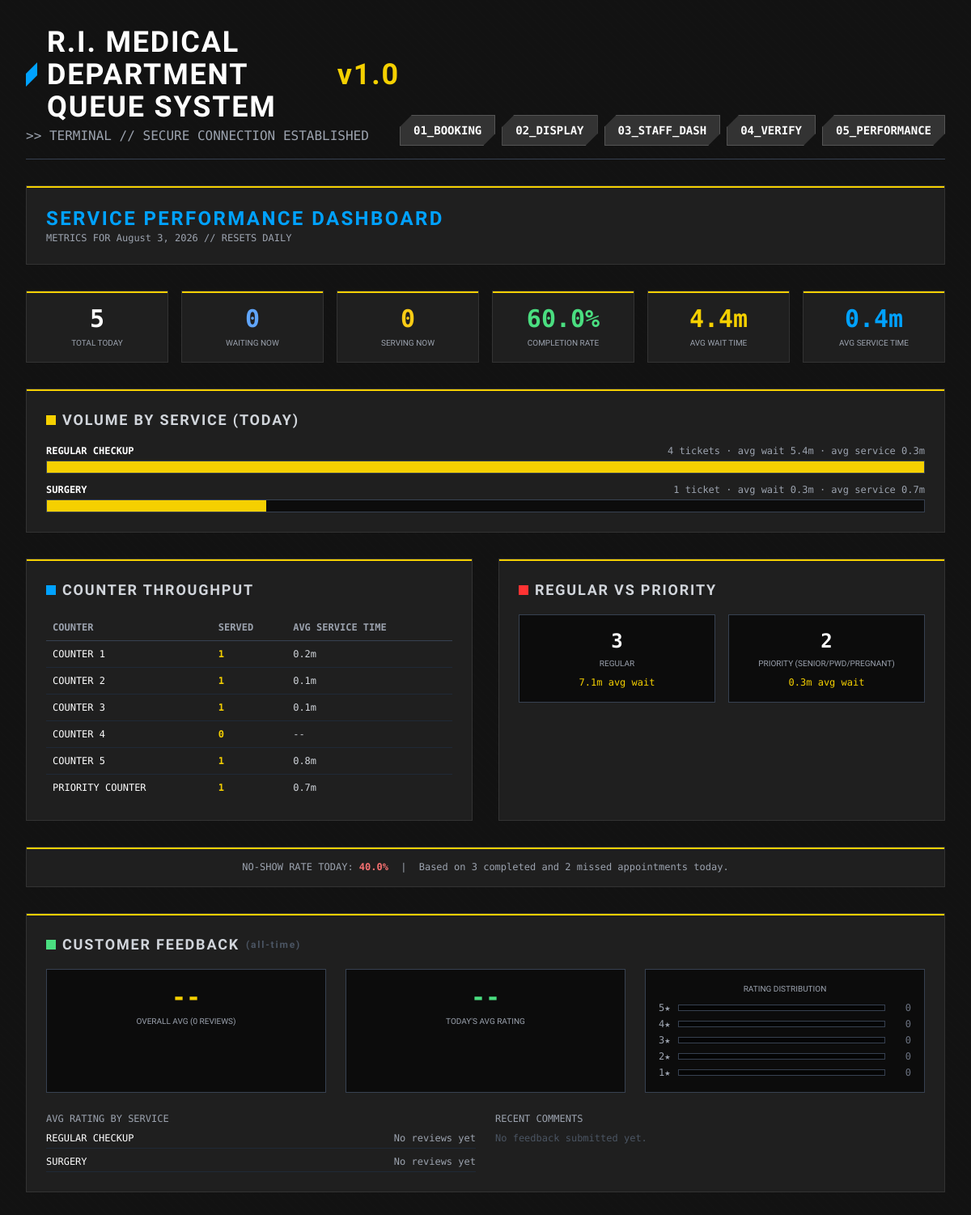
Page /dashboard/performance/ (signed in) on the committed database.
### core/models.py (models this page shows, shortened)
class Service(models.Model):
    name = models.CharField(max_length=100)
    estimated_duration_minutes = models.IntegerField(default=15)

class Counter(models.Model):
    name = models.CharField(max_length=50, help_text="e.g., Counter 1, Priority Counter")
    is_active = models.BooleanField(default=True)

### core/views.py (the view)
# urls.py: path('dashboard/performance/', views.performance_dashboard_view, name='performance_dashboard'),
@staff_member_required
def performance_dashboard_view(request):
    today_start = timezone.now().replace(hour=0, minute=0, second=0, microsecond=0)
    todays = list(
        Appointment.objects.filter(created_at__gte=today_start)
        .select_related('service', 'assigned_counter')
    )
    def avg_minutes(durations):
        if not durations:
            return None
        seconds = sum(d.total_seconds() for d in durations)
        return round((seconds / len(durations)) / 60, 1)
    completed = [a for a in todays if a.status == 'Completed']
    missed = [a for a in todays if a.status == 'Missed']
    resolved_count = len(completed) + len(missed)
    completion_rate = round((len(completed) / resolved_count) * 100, 1) if resolved_count else None
    no_show_rate = round((len(missed) / resolved_count) * 100, 1) if resolved_count else None
    avg_wait = avg_minutes([a.served_at - a.created_at for a in todays if a.served_at])
    avg_service_time = avg_minutes([a.ended_at - a.served_at for a in todays if a.served_at and a.ended_at])
    all_services = list(Service.objects.all())
    service_counts = {s.id: sum(1 for a in todays if a.service_id == s.id) for s in all_services}
    max_service_count = max(service_counts.values(), default=0)
    service_stats = []
    for service in all_services:
        s_appts = [a for a in todays if a.service_id == service.id]
        count = len(s_appts)
        service_stats.append({
            'service': service,
            'count': count,
            'bar_pct': round((count / max_service_count) * 100) if max_service_count else 0,
            'avg_wait': avg_minutes([a.served_at - a.created_at for a in s_appts if a.served_at]),
            'avg_service_time': avg_minutes([a.ended_at - a.served_at for a in s_appts if a.served_at and a.ended_at]),
        })
    counter_stats = []
    for counter in Counter.objects.filter(is_active=True):
        c_resolved = [a for a in todays if a.assigned_counter_id == counter.id and a.status in ('Completed', 'Missed')]
        counter_stats.append({
            'counter': counter,
            'served_count': len(c_resolved),
            'avg_service_time': avg_minutes([a.ended_at - a.served_at for a in c_resolved if a.served_at and a.ended_at]),
        })
    type_stats = []
    for code, label in Appointment.TYPE_CHOICES:
        t_appts = [a for a in todays if a.appointment_type == code]
        type_stats.append({
            'label': label,
            'count': len(t_appts),
            'avg_wait': avg_minutes([a.served_at - a.created_at for a in t_appts if a.served_at]),
        })
    all_feedback = list(
        Feedback.objects.select_related('appointment', 'appointment__service').order_by('-created_at')
    )
    feedback_count = len(all_feedback)
    avg_rating_all_time = round(sum(f.rating for f in all_feedback) / feedback_count, 2) if feedback_count else None
    todays_feedback = [f for f in all_feedback if f.created_at >= today_start]
    avg_rating_today = round(sum(f.rating for f in todays_feedback) / len(todays_feedback), 2) if todays_feedback else None
    ratings_by_service = {}
    for f in all_feedback:
        ratings_by_service.setdefault(f.appointment.service_id, []).append(f.rating)
    service_ratings = []
    for service in all_services:
        ratings = ratings_by_service.get(service.id, [])
        service_ratings.append({
            'service': service,
            'count': len(ratings),
            'avg_rating': round(sum(ratings) / len(ratings), 2) if ratings else None,
        })
    rating_distribution = []
    for stars in (5, 4, 3, 2, 1):
        count = sum(1 for f in all_feedback if f.rating == stars)
        rating_distribution.append({
            'stars': stars,
            'count': count,
            'bar_pct': round((count / feedback_count) * 100) if feedback_count else 0,
        })
    recent_feedback = all_feedback[:8]
    return render(request, 'performance.html', {
        'total_today': len(todays),
        'waiting_count': sum(1 for a in todays if a.status == 'Waiting'),
        'serving_count': sum(1 for a in todays if a.status == 'Serving'),
        'completed_count': len(completed),
        'missed_count': len(missed),
        'completion_rate': completion_rate,
        'no_show_rate': no_show_rate,
        'avg_wait': avg_wait,
        'avg_service_time': avg_service_time,
        'service_stats': service_stats,
        'counter_stats': counter_stats,
        'type_stats': type_stats,
        'feedback_count': feedback_count,
        'avg_rating_all_time': avg_rating_all_time,
        'avg_rating_today': avg_rating_today,
        'service_ratings': service_ratings,
        'rating_distribution': rating_distribution,
        'recent_feedback': recent_feedback,
    })

### templates/performance.html (shortened to what this page needs)
{% extends 'base.html' %}
{% block content %}
<div class="space-y-8">
    <div class="ak-panel p-6">
        <h2 class="text-2xl font-bold uppercase tracking-widest text-[#00a2ff]">Service Performance Dashboard</h2>
        <p class="text-xs font-mono-ak text-gray-400">METRICS FOR {% now "F j, Y" %} // RESETS DAILY</p>
    </div>
    <div class="grid grid-cols-2 md:grid-cols-3 lg:grid-cols-6 gap-4">
        <div class="ak-panel p-4 text-center">
            <p class="text-3xl font-bold font-mono-ak text-white">{{ total_today }}</p>
            <p class="text-[10px] uppercase text-gray-400 mt-1">Total Today</p>
        </div>
        <div class="ak-panel p-4 text-center">
            <p class="text-3xl font-bold font-mono-ak text-blue-400">{{ waiting_count }}</p>
            <p class="text-[10px] uppercase text-gray-400 mt-1">Waiting Now</p>
        </div>
        <div class="ak-panel p-4 text-center">
            <p class="text-3xl font-bold font-mono-ak text-yellow-400">{{ serving_count }}</p>
            <p class="text-[10px] uppercase text-gray-400 mt-1">Serving Now</p>
        </div>
        <div class="ak-panel p-4 text-center">
            <p class="text-3xl font-bold font-mono-ak text-green-400">{% if completion_rate is not None %}{{ completion_rate }}%{% else %}--{% endif %}</p>
            <p class="text-[10px] uppercase text-gray-400 mt-1">Completion Rate</p>
        </div>
        <div class="ak-panel p-4 text-center">
            <p class="text-3xl font-bold font-mono-ak text-[#f5d000]">{% if avg_wait is not None %}{{ avg_wait }}m{% else %}--{% endif %}</p>
            <p class="text-[10px] uppercase text-gray-400 mt-1">Avg Wait Time</p>
        </div>
        <div class="ak-panel p-4 text-center">
            <p class="text-3xl font-bold font-mono-ak text-[#00a2ff]">{% if avg_service_time is not None %}{{ avg_service_time }}m{% else %}--{% endif %}</p>
            <p class="text-[10px] uppercase text-gray-400 mt-1">Avg Service Time</p>
        </div>
    </div>
    <div class="ak-panel p-6">
        <h3 class="text-lg font-bold uppercase tracking-widest text-gray-300 mb-4 flex items-center gap-2">
            <span class="w-3 h-3 bg-[#f5d000]"></span> VOLUME BY SERVICE (TODAY)
        </h3>
        <div class="space-y-3">
            {% for row in service_stats %}
                <div>
                    <div class="flex flex-col sm:flex-row sm:justify-between text-xs font-mono-ak mb-1 gap-1">
                        <span class="text-white uppercase font-bold">{{ row.service.name }}</span>
                        <span class="text-gray-400">{{ row.count }} ticket{{ row.count|pluralize }} &middot; avg wait {% if row.avg_wait is not None %}{{ row.avg_wait }}m{% else %}--{% endif %} &middot; avg service {% if row.avg_service_time is not None %}{{ row.avg_service_time }}m{% else %}--{% endif %}</span>
                    </div>
                    <div class="bg-black/60 border border-gray-700 h-4 w-full">
                        <div class="bg-[#f5d000] h-full" style="width: {{ row.bar_pct }}%;"></div>
                    </div>
                </div>
            {% empty %}
                <p class="text-gray-600 text-sm font-mono-ak">No appointments booked today yet.</p>
            {% endfor %}
        </div>
    </div>
    <div class="grid grid-cols-1 lg:grid-cols-2 gap-8">
        <div class="ak-panel p-6">
            <h3 class="text-lg font-bold uppercase tracking-widest text-gray-300 mb-4 flex items-center gap-2">
                <span class="w-3 h-3 bg-[#00a2ff]"></span> COUNTER THROUGHPUT
            </h3>
            <table class="w-full text-left font-mono-ak text-xs border-collapse">
                <thead>
                    <tr class="border-b border-gray-700 text-gray-400 uppercase">
                        <th class="p-2">Counter</th>
                        <th class="p-2">Served</th>
                        <th class="p-2">Avg Service Time</th>
                    </tr>
                </thead>
                <tbody class="divide-y divide-gray-800">
                    {% for row in counter_stats %}
                        <tr>
                            <td class="p-2 text-white">{{ row.counter.name|upper }}</td>
                            <td class="p-2 text-[#f5d000] font-bold">{{ row.served_count }}</td>
                            <td class="p-2 text-gray-300">{% if row.avg_service_time is not None %}{{ row.avg_service_time }}m{% else %}--{% endif %}</td>
                        </tr>
                    {% empty %}
                        <tr><td colspan="3" class="p-4 text-center text-gray-600">No counters found.</td></tr>
                    {% endfor %}
                </tbody>
            </table>
        </div>
        <div class="ak-panel p-6">
            <h3 class="text-lg font-bold uppercase tracking-widest text-gray-300 mb-4 flex items-center gap-2">
                <span class="w-3 h-3 bg-[#ff3333]"></span> REGULAR VS PRIORITY
            </h3>
            <div class="grid grid-cols-2 gap-4">
                {% for row in type_stats %}
                    <div class="bg-black/60 border border-gray-700 p-4 text-center">
                        <p class="text-2xl font-bold font-mono-ak text-white">{{ row.count }}</p>
                        <p class="text-[10px] uppercase text-gray-400 mt-1">{{ row.label }}</p>
                        <p class="text-xs font-mono-ak text-[#f5d000] mt-2">{% if row.avg_wait is not None %}{{ row.avg_wait }}m avg wait{% else %}No data yet{% endif %}</p>
                    </div>
                {% endfor %}
            </div>
        </div>
    </div>
    <div class="ak-panel p-4 text-center font-mono-ak text-xs text-gray-400">
        NO-SHOW RATE TODAY: <span class="text-red-400 font-bold">{% if no_show_rate is not None %}{{ no_show_rate }}%{% else %}--{% endif %}</span>
        <span class="mx-2">|</span>
        Based on {{ completed_count }} completed and {{ missed_count }} missed appointment{{ missed_count|pluralize }} today.
    </div>
<div class="ak-panel p-6">
    <h3 class="text-lg font-bold uppercase tracking-widest text-gray-300 mb-4 flex items-center gap-2">
        <span class="w-3 h-3 bg-green-400"></span> CUSTOMER FEEDBACK <span class="text-gray-600 text-xs normal-case">(all-time)</span>
    </h3>
    <div class="grid grid-cols-1 md:grid-cols-3 gap-6 mb-6">
        <div class="bg-black/60 border border-gray-700 p-4 text-center">
            <p class="text-3xl font-bold font-mono-ak text-[#f5d000]">{% if avg_rating_all_time is not None %}{{ avg_rating_all_time }}&#9733;{% else %}--{% endif %}</p>
            <p class="text-[10px] uppercase text-gray-400 mt-1">Overall Avg ({{ feedback_count }} review{{ feedback_count|pluralize }})</p>
        </div>
        <div class="bg-black/60 border border-gray-700 p-4 text-center">
            <p class="text-3xl font-bold font-mono-ak text-green-400">{% if avg_rating_today is not None %}{{ avg_rating_today }}&#9733;{% else %}--{% endif %}</p>
            <p class="text-[10px] uppercase text-gray-400 mt-1">Today's Avg Rating</p>
        </div>
        <div class="bg-black/60 border border-gray-700 p-4">
            <p class="text-[10px] uppercase text-gray-400 mb-2 text-center">Rating Distribution</p>
            <div class="space-y-1">
                {% for row in rating_distribution %}
                    <div class="flex items-center gap-2 text-xs font-mono-ak">
                        <span class="text-gray-400 w-4">{{ row.stars }}&#9733;</span>
                        <div class="bg-black/60 border border-gray-700 h-2 flex-1">
                        </div>
                        <span class="text-gray-500 w-6 text-right">{{ row.count }}</span>
                    </div>
                {% endfor %}
            </div>
        </div>
    </div>
    <div class="grid grid-cols-1 lg:grid-cols-2 gap-6">
        <div>
            <p class="text-xs font-mono-ak text-gray-400 uppercase mb-2">Avg Rating By Service</p>
            <div class="space-y-2">
                {% for row in service_ratings %}
                    <div class="flex justify-between text-xs font-mono-ak border-b border-gray-800 pb-1">
                        <span class="text-white uppercase">{{ row.service.name }}</span>
                        <span class="text-gray-400">{% if row.avg_rating is not None %}{{ row.avg_rating }}&#9733; ({{ row.count }}){% else %}No reviews yet{% endif %}</span>
                    </div>
                {% endfor %}
            </div>
        </div>
        <div>
            <p class="text-xs font-mono-ak text-gray-400 uppercase mb-2">Recent Comments</p>
            <div class="space-y-2 max-h-56 overflow-y-auto pr-1">
                {% for f in recent_feedback %}
                    <div class="bg-black/40 border border-gray-800 p-2 text-xs font-mono-ak">
                        <div class="flex justify-between text-gray-500">
                            <span class="text-[#f5d000]">{% for i in "12345" %}{% if forloop.counter <= f.rating %}&#9733;{% else %}&#9734;{% endif %}{% endfor %}</span>
                            <span>{{ f.appointment.queue_number }} &middot; {{ f.appointment.service.name }}</span>
                        </div>
                        {% if f.comment %}<p class="text-gray-300 mt-1">{{ f.comment }}</p>{% endif %}
                    </div>
                {% empty %}
                    <p class="text-gray-600 text-xs font-mono-ak">No feedback submitted yet.</p>
                {% endfor %}
            </div>
        </div>
    </div>
</div>
</div>
{% endblock %}

### templates/base.html (style rules this page uses)
:root { --ak-yellow: #f5d000; --ak-dark: #121212; --ak-panel: #1f1f1f; --ak-text: #e0e0e0; }
body { font-family: 'Rajdhani', sans-serif; background-color: var(--ak-dark); color: var(--ak-text); background-image: linear-gradient(rgba(18, 18, 18, 0.9), rgba(18, 18, 18, 0.9)), repeating-linear-gradient(45deg, #1a1a1a 0, #1a1a1a 2px, transparent 2px, transparent 8px); min-height: 100vh; }
.font-mono-ak { font-family: 'Share Tech Mono', monospace; }
.ak-panel { background-color: var(--ak-panel); border: 1px solid #333; position: relative; }
.ak-panel::before { content: ''; position: absolute; top: 0; left: 0; width: 100%; height: 2px; background-color: var(--ak-yellow); }

### rows in the picture
Service: service.name "REGULAR CHECKUP", count "4", avg_wait "5.4", avg_service_time "0.3", {{ row.bar_pct }} 100 (drawn)
Service: service.name "SURGERY", count "1", avg_wait "0.3", avg_service_time "0.7", {{ row.bar_pct }} 25 (drawn)
Counter: counter.name "COUNTER 1", served_count "1", avg_service_time "0.2"
Counter: counter.name "COUNTER 2", served_count "1", avg_service_time "0.1"
Counter: counter.name "COUNTER 3", served_count "1", avg_service_time "0.1"
Counter: counter.name "COUNTER 4", served_count "0"
Counter: counter.name "COUNTER 5", served_count "1", avg_service_time "0.8"
Counter: counter.name "PRIORITY COUNTER", served_count "1", avg_service_time "0.7"

### other values in the picture
{{ total_today }} "5"
{{ waiting_count }} "0"
{{ serving_count }} "0"
{{ completion_rate }} "60.0"
{{ avg_wait }} "4.4"
{{ avg_service_time }} "0.4"
{{ row.count }} "3" "2"
{{ row.label }} "REGULAR" "PRIORITY (SENIOR/PWD/PREGNANT)"
{{ row.avg_wait }} "7.1" "0.3"
{{ no_show_rate }} "40.0"
{{ completed_count }} "3"
{{ missed_count }} "2"
{{ feedback_count }} "0"
{{ row.stars }} "5" "4" "3" "2" "1"
{{ row.count }} "0" "0" "0" "0" "0"
